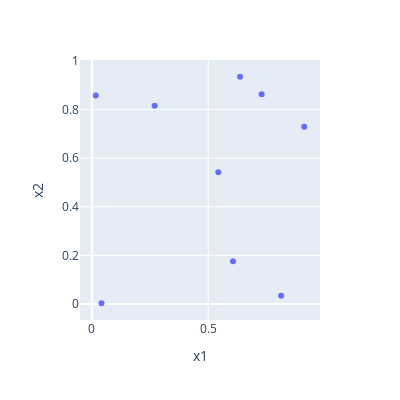

Write notebook code for a chart like this one.
### Code cell
random_fig = px.scatter(random_samples, x="x1", y="x2", width=400, height=400)
random_fig

### Figure 1 — Plotly figure (JSON) as saved in the notebook; plotly's stock layout.template omitted (floating-point values rounded to 4 significant figures)
{"data": [{"hovertemplate": "x1=%{x}<br>x2=%{y}<extra></extra>", "legendgroup": "", "marker": {"color": "#636efa", "symbol": "circle"}, "mode": "markers", "name": "", "orientation": "v", "showlegend": false, "type": "scatter", "x": [0.637, 0.2698, 0.04097, 0.01653, 0.8133, 0.9128, 0.6066, 0.7295, 0.5436], "xaxis": "x", "y": [0.9351, 0.8159, 0.002739, 0.8574, 0.03359, 0.7297, 0.1757, 0.8632, 0.5415], "yaxis": "y"}], "layout": {"height": 400, "legend": {"tracegroupgap": 0}, "margin": {"t": 60}, "width": 400, "xaxis": {"anchor": "y", "domain": [0, 1], "title": {"text": "x1"}}, "yaxis": {"anchor": "x", "domain": [0, 1], "title": {"text": "x2"}}}}
